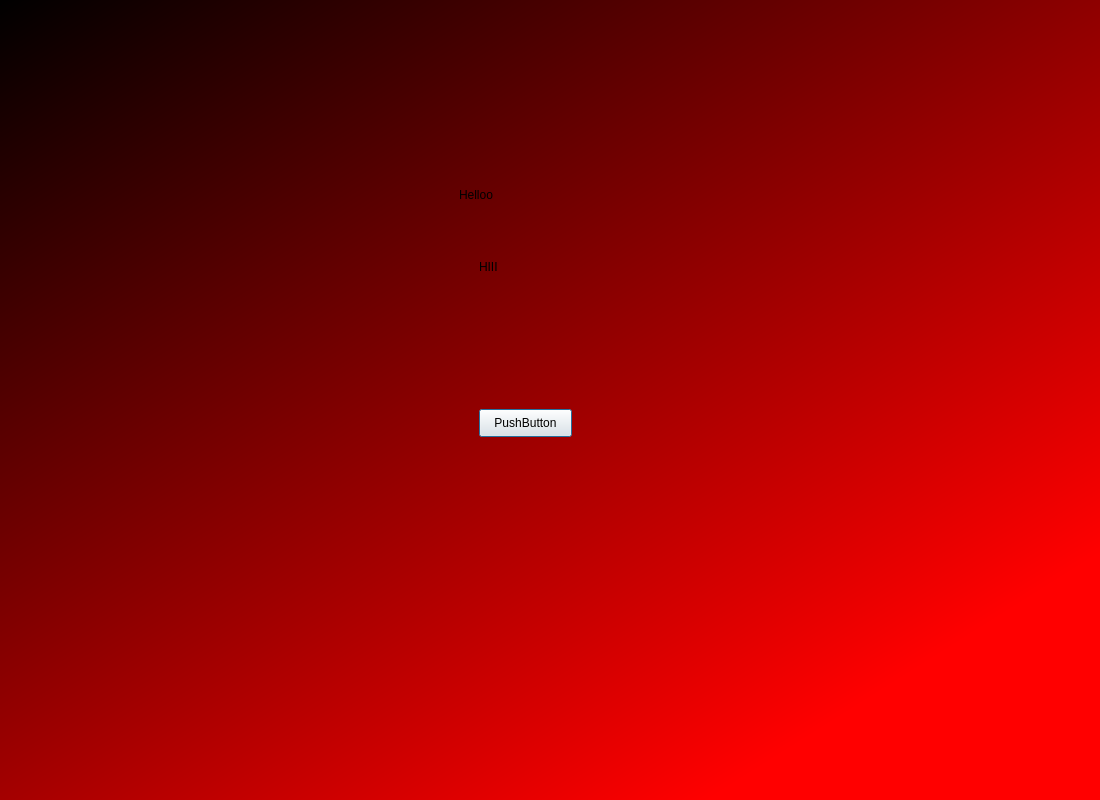
<?xml version="1.0" encoding="UTF-8"?>
<ui version="4.0">
 <class>Dialog</class>
 <widget class="QDialog" name="Dialog">
  <property name="geometry">
   <rect>
    <x>0</x>
    <y>0</y>
    <width>1100</width>
    <height>800</height>
   </rect>
  </property>
  <property name="windowTitle">
   <string>Dialog</string>
  </property>
  <widget class="QWidget" name="widget" native="true">
   <property name="geometry">
    <rect>
     <x>-1</x>
     <y>-1</y>
     <width>1101</width>
     <height>801</height>
    </rect>
   </property>
   <property name="styleSheet">
    <string notr="true">QWidget#widget{
background-color: qlineargradient(spread:pad, x1:0, y1:0, x2:0.871, y2:1, stop:0 rgba(0, 0, 0, 255), stop:0.885572 rgba(255, 0, 0, 255));}</string>
   </property>
   <widget class="QLabel" name="label">
    <property name="geometry">
     <rect>
      <x>460</x>
      <y>140</y>
      <width>191</width>
      <height>111</height>
     </rect>
    </property>
    <property name="styleSheet">
     <string notr="true">font: 14pt &quot;MS Shell Dlg 2&quot;;
font: 22pt &quot;MS Shell Dlg 2&quot;;</string>
    </property>
    <property name="text">
     <string>Helloo</string>
    </property>
   </widget>
   <widget class="QLabel" name="label_2">
    <property name="geometry">
     <rect>
      <x>480</x>
      <y>260</y>
      <width>55</width>
      <height>16</height>
     </rect>
    </property>
    <property name="styleSheet">
     <string notr="true">font: 24pt &quot;MS Shell Dlg 2&quot;;</string>
    </property>
    <property name="text">
     <string>HIII</string>
    </property>
   </widget>
   <widget class="QPushButton" name="but1">
    <property name="geometry">
     <rect>
      <x>480</x>
      <y>410</y>
      <width>93</width>
      <height>28</height>
     </rect>
    </property>
    <property name="text">
     <string>PushButton</string>
    </property>
   </widget>
  </widget>
 </widget>
 <resources/>
 <connections/>
</ui>
